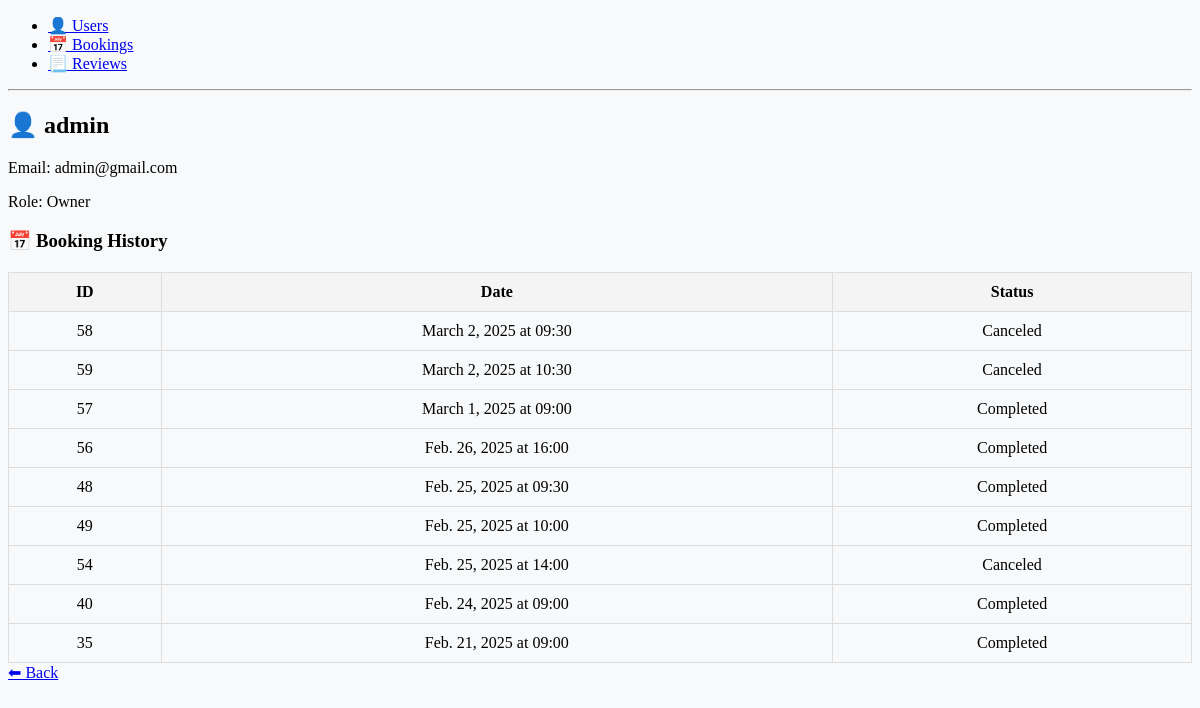
Page /admin_panel/user/7/ (signed in) on the committed database.
### users/models.py (models this page shows, shortened)
class CustomUser(AbstractUser):
    ROLE_CHOICES = [
        ("user", "User"),
        ("owner", "Owner"),
    ]
    role = models.CharField(max_length=10, choices=ROLE_CHOICES, default="user")
    is_owner = models.BooleanField(default=False)
    email = models.EmailField(unique=True, blank=False)
    is_active = models.BooleanField(default=False)
    phone_number = models.CharField(max_length=15, unique=True, null=True, blank=True)
    password = models.CharField(max_length=100)

class Booking(models.Model):
    STATUS_CHOICES = [
        ("pending", "Pending"),
        ("confirmed", "Confirmed"),
        ("completed", "Completed"),
        ("canceled", "Canceled"),
    ]
    master = models.ForeignKey(Master, on_delete=models.CASCADE, null=True, blank=True)  # New field
    user = models.ForeignKey(CustomUser, on_delete=models.CASCADE, related_name="bookings")
    service = models.ForeignKey(Service, on_delete=models.CASCADE, related_name="bookings")
    booking_date = models.DateField()  # Separate booking date
    booking_time = models.TimeField(default=datetime.time(12, 0))  # Separate booking time
    status = models.CharField(max_length=50, choices=STATUS_CHOICES, default='pending')
    class Meta:
        unique_together = ('master', 'booking_date', 'booking_time')  # Unique booking by date and time

### admin_panel/views.py (the view)
# urls.py: path("user/<int:user_id>/", user_detail, name="user_detail"),
@login_required
def user_detail(request, user_id):
    user = get_object_or_404(CustomUser, id=user_id)
    bookings = Booking.objects.filter(user=user).order_by("-booking_date")
    return render(request, "user_detail.html", {"user": user, "bookings": bookings})

### admin_panel/templates/user_detail.html (shortened to what this page needs)
{% extends "base.html" %}
{% block content %}
<h2>👤 {{ user.username }}</h2>
<p>Email: {{ user.email }}</p>
<p>Role: {% if user.is_owner %}Owner{% else %}User{% endif %}</p>
<h3>📅 Booking History</h3>
<table>
    <thead>
        <tr>
            <th>ID</th>
            <th>Date</th>
            <th>Status</th>
        </tr>
    </thead>
    <tbody>
        {% for booking in bookings %}
        <tr>
            <td>{{ booking.id }}</td>
            <td>{{ booking.booking_date }} at {{ booking.booking_time|time:"H:i" }}</td>
            <td>{{ booking.get_status_display }}</td>
        </tr>
        {% empty %}
        <tr>
            <td colspan="3">No bookings</td>
        </tr>
        {% endfor %}
    </tbody>
</table>
<a href="{% url 'manage_users' %}">⬅ Back</a>
{% endblock %}

### admin_panel/static/admin_panel/styles.css (style rules this page uses)
body { background-color: #f8f9fa; }
table { width: 100%; border-collapse: collapse; margin-top: 20px; }
th, td { padding: 10px; border: 1px solid #ddd; text-align: center; }
th { background-color: #f4f4f4; }

### rows in the picture
CustomUser: username "admin", email "admin@gmail.com"
Booking: id "58", booking_date "March 2, 2025", booking_time "09:30", status "Canceled"
Booking: id "59", booking_date "March 2, 2025", booking_time "10:30", status "Canceled"
Booking: id "57", booking_date "March 1, 2025", booking_time "09:00", status "Completed"
Booking: id "56", booking_date "Feb. 26, 2025", booking_time "16:00", status "Completed"
Booking: id "48", booking_date "Feb. 25, 2025", booking_time "09:30", status "Completed"
Booking: id "49", booking_date "Feb. 25, 2025", booking_time "10:00", status "Completed"
Booking: id "54", booking_date "Feb. 25, 2025", booking_time "14:00", status "Canceled"
Booking: id "40", booking_date "Feb. 24, 2025", booking_time "09:00", status "Completed"
Booking: id "35", booking_date "Feb. 21, 2025", booking_time "09:00", status "Completed"
